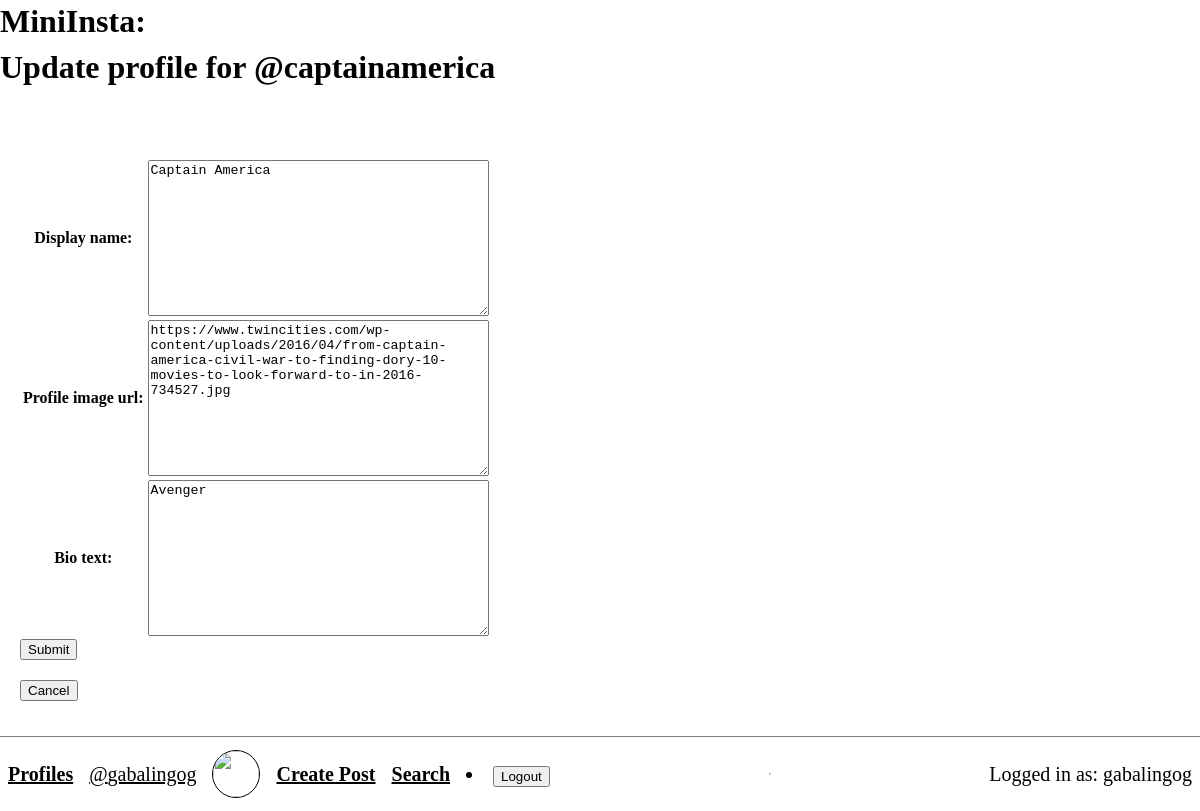
Page /mini_insta/profile/update (signed in) on the committed database.
### mini_insta/models.py (models this page shows, shortened)
class Profile(models.Model):
    username = models.TextField(blank=False)
    display_name = models.TextField(blank=False)
    profile_image_url = models.TextField(blank=False)
    bio_text = models.TextField(blank=False)
    join_date = models.TextField(blank=False)
    user = models.ForeignKey(User, on_delete=models.CASCADE)

### mini_insta/views.py (the view)
# urls.py: path('profile/update', UpdateProfileView.as_view(), name='update_profile'),
class UpdateProfileView(LoginRequired, UpdateView):
    model = Profile
    form_class = UpdateProfileForm
    template_name = 'mini_insta/update_profile_form.html'
    def get_object(self):
        return self.get_profile()

### mini_insta/forms.py
class UpdateProfileForm(forms.ModelForm):
    class Meta:
        model = Profile
        fields = ['display_name', 'profile_image_url', 'bio_text']

### mini_insta/views.py (called while the page is built)
    def get_profile(self):
        return Profile.objects.filter(user=self.request.user).first()

### mini_insta/templates/mini_insta/update_profile_form.html (shortened to what this page needs)
{% extends 'mini_insta/base.html' %}
{% block header %}
<h1>Update profile for @{{profile.username}}</h1>
{% endblock %}
{% block content %}
<div class="main">
    <form action="{% url 'update_profile' %}" method="POST">
        <table>{{form.as_table}}</table>
        <input type="submit" name="submit" value="Submit">
    </form>
    <form action="{% url 'show_profile' profile.pk %}" method="GET">
        <input type="submit" value="Cancel">
    </form>
</div>
{% endblock %}

### mini_insta/templates/mini_insta/base.html (shortened to what this page needs)
{% load static %}
<html>
    <head>
        <link rel="stylesheet" href="{% static 'insta_styles.css' %}">
    </head>
    <body>
        <div class="header">
            <h1>MiniInsta: {% block header %}{% endblock %}</h1>
        </div>
        {% block content %}
        {% endblock content %}
        <div class="footer">
            <a href="{% url 'show_all_profiles' %}" title="Show all profiles"><strong>Profiles</strong></a>
            {% if request.user.is_authenticated %}
                <a href="{% url 'show_profile_user' %}">@{{request.user.username}}</a>
                {% if profile %}
                <a href="{% url 'show_feed' %}">
                    <img class="home-icon" src="https://upload.wikimedia.org/wikipedia/commons/a/a5/Instagram_icon.png?utm_source=commons.wikimedia.org&utm_campaign=index&utm_content=original">
                </a>
                {% endif %}
                {% if profile %}
                <a href="{% url 'create_post' %}"><strong>Create Post</strong></a>
                <a href="{% url 'search' %}"><strong>Search</strong></a>
                {% endif %}
                <li>
                    <form action="{% url 'logout' %}" method="POST" style="display: inline;">
                        <button type="submit" class="logout-link">Logout</button>
                    </form>
                </li>
            {% else %}
                <li><a href="{% url 'login' %}">Login</a></li>
            {% endif %}
            <hr>
            {% if request.user.is_authenticated %}
                Logged in as: {{ request.user }}
            {% else %}
                Not logged in
            {% endif %}
        </div>
    </body>
</html>

### static/insta_styles.css (style rules this page uses)
body { margin: 0; padding-bottom: 90px; background-color: white; color: black; font-size: 20px; line-height: 1.6; }
.header { background-color: white; }
.header h1 { margin: 0; padding: 2px 0 6px 0; font-size: 32px; line-height: 1.2; }
.footer { position: fixed; left: 0; right: 0; bottom: 0; display: flex; align-items: center; gap: 16px; height: 74px; padding: 0 8px; background-color: white; border-top: 1px solid gray; }
.footer a { display: flex; }
.home-icon { width: 42px; height: 42px; fill: black; }
.footer img { width: 46px; height: 46px; border: 1px solid black; border-radius: 50%; object-fit: cover; }
.main { margin-top: 64px; padding: 0 20px; }
a { color: inherit; }

### rows in the picture
Profile: username "captainamerica", display_name "Captain America", profile_image_url "https://www.twincities.com/wp-content/uploads/2016/04/from-captain-america-civil-war-to-finding-dory-10-movies-to-look-forward-to-in-2016-734527.jpg", bio_text "Avenger"

### other values in the picture
{{ request.user.username }} "gabalingog"
{{ request.user }} "gabalingog"
